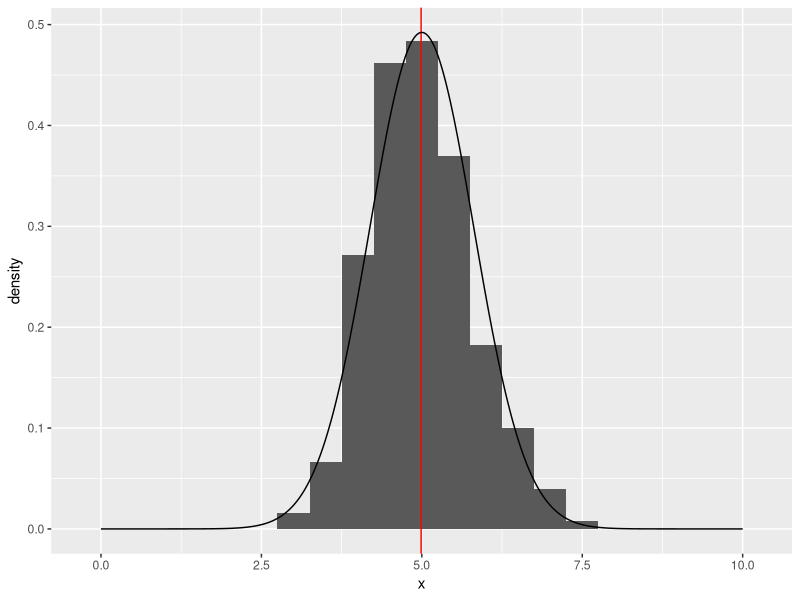

Reproduce this figure in R.
## ---- chunk 1
knitr::opts_chunk$set(fig.width=12, fig.height=8, fig.path='./figure/',
                     warning=FALSE, message=FALSE)
## ---- chunk 2
library(dplyr)
library(ggplot2)
set.seed(314159)
lambda=0.2
## ---- chunk 3
sims <- sapply(1:1000,function(x){ mean(rexp(40,lambda)) } )
## ---- chunk 4
mean_sims <- mean(sims)
mean_sims
## ---- chunk 5
ggplot(data.frame(x=sims),aes(x=x)) + geom_histogram(aes(y=..density..),binwidth=0.5) + 
geom_vline(xintercept=mean(sims),colour="red") + 
geom_line(data=(seq(0,10,0.001) %>% data.frame(x=.,y=dnorm(x=.,mean=5,sd=sqrt(var(sims))))),aes(x=x,y=y))
## ---- chunk 6
tt <- t.test(sims,mu=5)
tt$p.value
## ---- chunk 7
sd_sims <- sd(sims)
sd_sims
